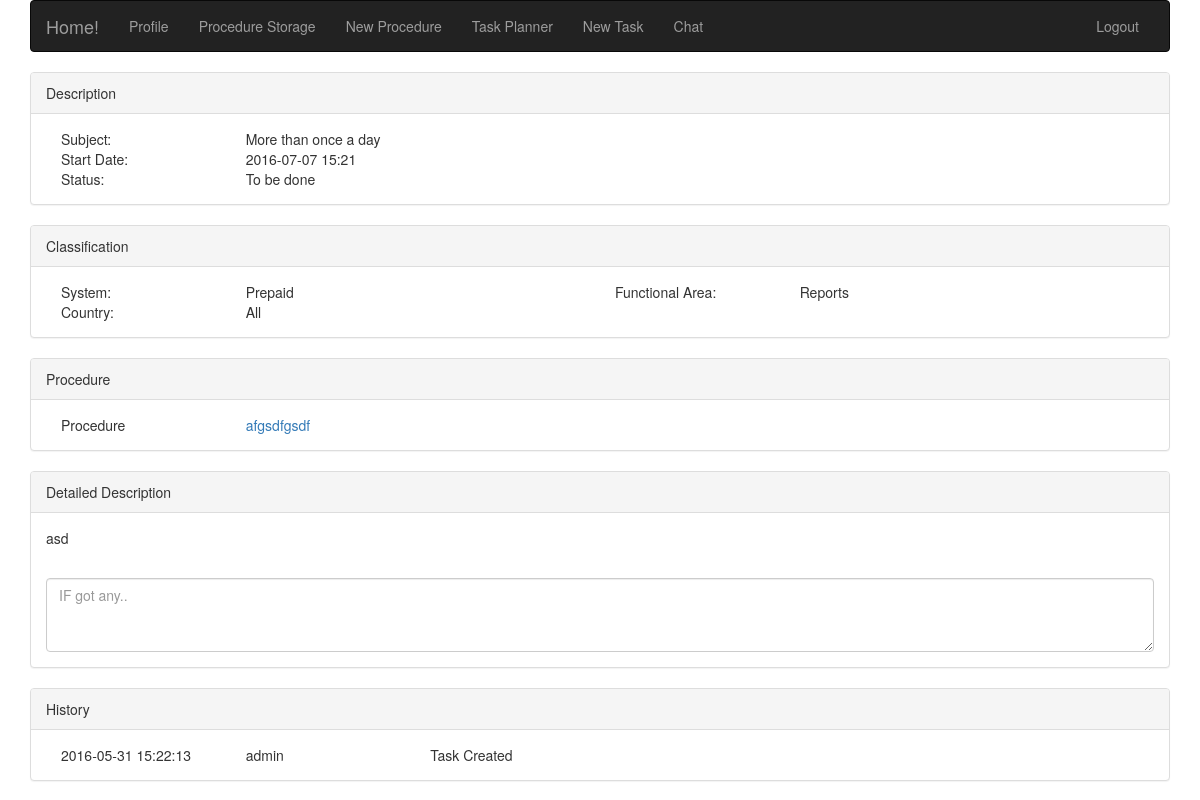
Page /task.php?taskid=429 (signed in) on the earlier database version.
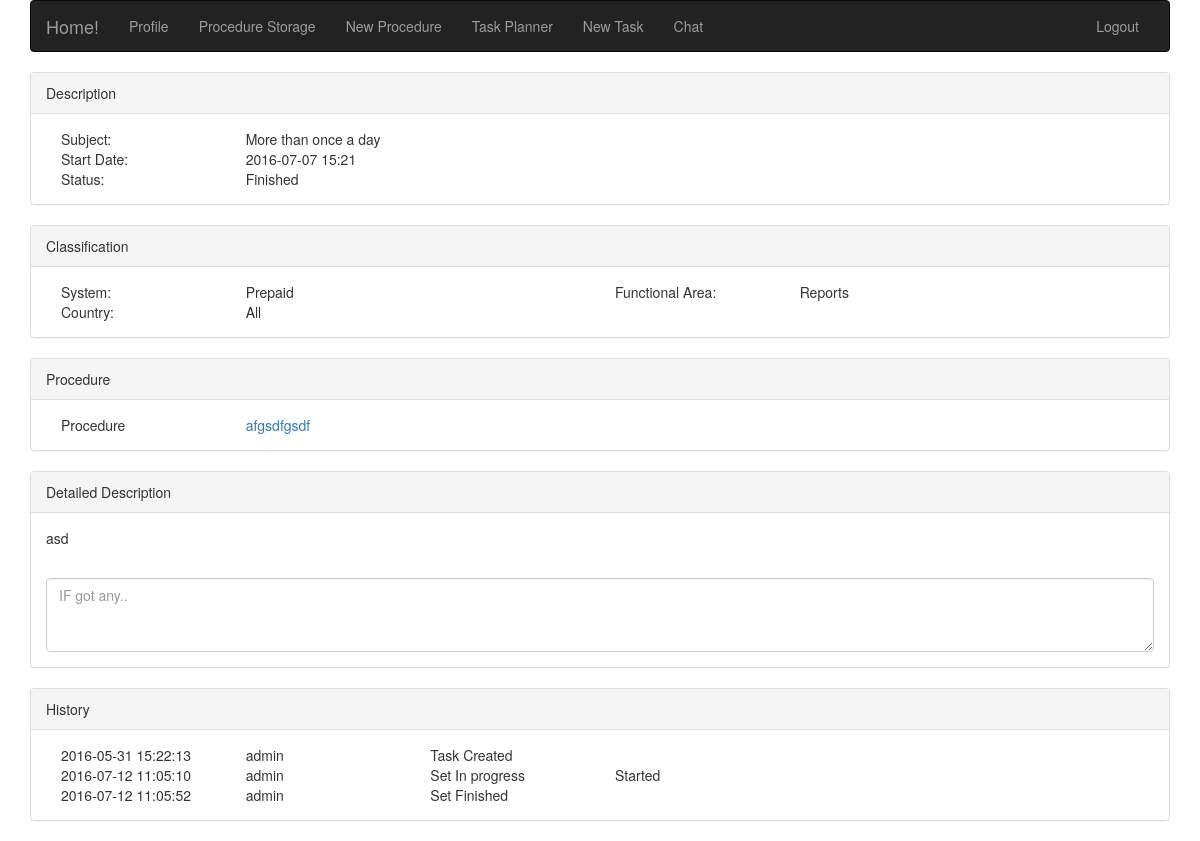
Same page on the later database version.
### tables this page shows
CREATE TABLE IF NOT EXISTS `classcountry` (
  `ClassCountryID` int(11) NOT NULL,
  `ClassCountryName` varchar(50) NOT NULL,
  `ClassCountryPic` blob NOT NULL
);

CREATE TABLE IF NOT EXISTS `tasklist` (
  `tasklistid` int(11) NOT NULL,
  `taskid` int(11) NOT NULL,
  `taskname` varchar(250) NOT NULL,
  `tlistfulldate` date NOT NULL,
  `tlisttime` time NOT NULL,
  `tlistsystem` int(11) NOT NULL,
  `tlistcountry` int(11) NOT NULL,
  `tlistfuncarea` int(11) NOT NULL,
  `tliststate` int(11) NOT NULL,
  `tlistprocedure` int(11) NOT NULL,
  `tlistdescription` text NOT NULL,
  `tlistcreatedate` datetime NOT NULL,
  `tlistcreatename` varchar(20) NOT NULL,
  `tlistcreatestate` int(11) NOT NULL
);

CREATE TABLE IF NOT EXISTS `taskstate` (
  `taskstateid` int(11) NOT NULL,
  `taskstate` varchar(50) NOT NULL
);

CREATE TABLE IF NOT EXISTS `classsystem` (
  `ClassSysID` int(11) NOT NULL,
  `ClassSysName` varchar(50) NOT NULL
);

CREATE TABLE IF NOT EXISTS `classfuncarea` (
  `ClassFuncID` int(11) NOT NULL,
  `ClassFuncName` varchar(50) NOT NULL
);

CREATE TABLE IF NOT EXISTS `procedures` (
  `ProcID` int(11) NOT NULL,
  `ProcTitle` varchar(250) NOT NULL,
  `ProcSystem` int(11) NOT NULL,
  `ProcCountry` int(11) NOT NULL,
  `ProcFuncArea` int(11) NOT NULL,
  `ProcDescript` text NOT NULL,
  `ProcDependecies` text NOT NULL,
  `ProcAccess` text NOT NULL,
  `ProcDescription` text NOT NULL,
  `ProcTroubleshooting` text NOT NULL,
  `ProcImpact` text NOT NULL,
  `procstate` int(11) NOT NULL DEFAULT '1',
  `procversion` int(11) NOT NULL DEFAULT '1',
  `proccreatedate` datetime NOT NULL,
  `proccreatename` varchar(300) NOT NULL,
  `procmoddate` datetime NOT NULL DEFAULT CURRENT_TIMESTAMP,
  `procmodname` varchar(300) NOT NULL
);

CREATE TABLE IF NOT EXISTS `tasklisthistory` (
  `tasklisthistoryid` int(11) NOT NULL,
  `taskid` int(11) NOT NULL,
  `tasklistid` int(11) NOT NULL,
  `modifydate` datetime NOT NULL DEFAULT CURRENT_TIMESTAMP,
  `modifyname` varchar(50) NOT NULL,
  `modifystate` int(11) NOT NULL,
  `modifycomment` text NOT NULL
);

### adds/queries.php (called while the page is built, shortened)
<?php
	$link = mysqli_connect(DB_HOST, DB_USER, DB_PASS, DB_NAME)or die("Cannot Connect");
    function selectTask($taskid){
        global $link;
        $sql="SELECT
                TL.taskname,
                CONCAT(TL.tlistfulldate,'  ', TIME_FORMAT(TL.tlisttime, '%H:%i')),
                TS.taskstate,
                CS.ClassSysName,
                CF.classfuncname,
                CC.ClassCountryName,
                P.proctitle,
                TL.tlistprocedure,
                TL.tlistdescription,
                -- IF(LENGTH(TLH.modifydate)>0, TLH.modifydate, TL.tlistcreatedate),
                TL.tlistcreatedate,
                -- IF(LENGTH(TLH.modifyname)>0, TLH.modifyname, TL.tlistcreatename),
                TL.tlistcreatename,
                'Task Created'
                -- TLH.modifycomment
                FROM classcountry CC, classfuncarea CF, classsystem CS, taskstate TS, procedures P, tasklist TL LEFT JOIN tasklisthistory TLH ON TL.tasklistid = TLH.tasklistid
                WHERE
                    TL.tlistsystem = CS.classsysid
                    AND
                    TL.tlistcountry = CC.classcountryid
                    AND
                    TL.tlistfuncarea = CF.classfuncid
                    AND
                    TL.tliststate = TS.taskstateid
                    AND
                    TL.tlistprocedure = P.procid
                    AND
                    TL.tasklistid = '$taskid'";
            if (mysqli_query($link, $sql)) {
                    return(mysqli_fetch_all($link->query($sql)));
                } else {
                    echo "Error: " . $sql . "<br>" . mysqli_error($link);
                }
    }
    function selectTaskHistory($taskid){
        global $link;
        $sql="SELECT
                TLH.modifydate,
                TLH.modifyname,
                CONCAT('Set ', TS.taskstate),
                IF(LENGTH(TLH.modifycomment)>0, TLH.modifycomment, '&nbsp;')
            FROM
                tasklisthistory TLH, taskstate TS
            WHERE
                TLH.modifystate = TS.taskstateid
                AND
                TLH.tasklistid = '$taskid';";
        if (mysqli_query($link, $sql)) {
                    return(mysqli_fetch_all($link->query($sql)));
                } else {
                    echo "Error: " . $sql . "<br>" . mysqli_error($link);
                }
    }
?>

### task.php (the view, shortened to what this page needs)
<html lang="en">
<head>
	<link rel="stylesheet" type="text/css" href="/root/PS/css/bootstrap.css">
	<link rel="stylesheet" type="text/css" href="/root/PS/css/my_style.css">
	<?php $taskid = $_GET['taskid']; ?>
</head>
<body>
	<?php
        include_once('./adds/queries.php');
    ?>
    <div class="container">
    	<?php include_once('navigation.php');
    		$selectTask = selectTask($taskid);
    		foreach ($selectTask as $key => $selectTaskItem) {
    			$taskname = $selectTaskItem[0];
    			$taskstartdate = $selectTaskItem[1];
    			$taskstate = $selectTaskItem[2];
    			$tasksystem = $selectTaskItem[3];
    			$taskfuncarea = $selectTaskItem[4];
    			$taskcountry = $selectTaskItem[5];
    			$taskproctitle = $selectTaskItem[6];
    			$taskprocid = $selectTaskItem[7];
    			$taskdescription = $selectTaskItem[8];
    			$taskcreatedate = $selectTaskItem[9];
    			$taskcreatename = $selectTaskItem[10];
                $taskmodstatus = $selectTaskItem[11];
    		}
    	?>
    	<div class="panel panel-default">
    		<div class="panel-heading">Description</div>
    		<div class="panel-body">
    			<div class="col-sm-2">Subject: </div>
    			<div class="col-sm-10"><?php echo $taskname ?></div>
    			<div class="col-sm-2">Start Date: </div>
    			<siv class="col-sm-10"><?php echo $taskstartdate ?></siv>
    			<div class="col-sm-2">Status:  </div>
    			<siv class="col-sm-10"><?php echo $taskstate ?></siv>
    		</div>
    	</div>
    	<div class="panel panel-default">
    		<div class="panel-heading">Classification</div>
    		<div class="panel-body">
    			<div class="col-sm-2">System: </div>
    			<div class="col-sm-4"><?php echo $tasksystem ?></div>
    			<div class="col-sm-2">Functional Area: </div>
    			<div class="col-sm-4"><?php echo $taskfuncarea ?></div>
    			<div class="col-sm-2">Country: </div>
    			<div class="col-sm-10"><?php echo $taskcountry ?></div>
    		</div>
    	</div>
    	<div class="panel panel-default">
    		<div class="panel-heading">Procedure</div>
    		<div class="panel-body">
    			<div class="col-sm-2">Procedure</div>
    			<div class="col-sm-10"><?php echo '<a href="procedure.php?procID='.$taskprocid.'&procName='.$taskproctitle.'" target="_blank">'.$taskproctitle.'</a>' ?></div>
    		</div>
    	</div>
    	<div class="panel panel-default">
    		<div class="panel-heading">Detailed Description</div>
    		<div class="panel-body"><?php echo $taskdescription ?></div>
    		<div class="panel-body">
    			<textarea class="form-control" rows="3" placeholder="IF got any.."></textarea>
    		</div>
    	</div>
    	<div class="panel panel-default">
    		<div class="panel-heading">History</div>
    		<div class="panel-body">
    			<div class="col-sm-2"><?php echo $taskcreatedate ?></div>
    			<div class="col-sm-2"><?php echo $taskcreatename ?></div>
    			<div class="col-sm-8"><?php echo $taskmodstatus ?></div>
                <?php
                $taskhistory = selectTaskHistory($taskid);
                foreach ($taskhistory as $key => $taskhistoryitem) {
                    echo "
                        <div class='col-sm-2'>".$taskhistoryitem[0]."</div>
                        <div class='col-sm-2'>".$taskhistoryitem[1]."</div>
                        <div class='col-sm-2'>".$taskhistoryitem[2]."</div>
                        <div class='col-sm-6'>".$taskhistoryitem[3]."</div>
                    ";
                }
                ?>
    		</div>
    	</div>
    </div>
</body>
</html>

### navigation.php (shortened to what this page needs)
<nav class="navbar navbar-inverse">
	<div class="container-fluid">
		<div class="navbar-header">
			<a class="navbar-brand" href="/root/PS/index.php">Home!</a>
		</div>
		<div class="collapse navbar-collapse" id="bs-example-navbar-collapse-9">
			<ul class="nav navbar-nav">
				<?php if(ISSET($_SESSION['myusername'])){ ?>
				<li class="<?php echo ($_SERVER['PHP_SELF'] == '/root/PS/profile.php' ? ' active' : '');?>"><a href="/root/PS/profile.php">Profile</a></li>
				<?php } ?>
				<li class="<?php echo ($_SERVER['PHP_SELF'] == '/root/PS/procedure_list.php' ? ' active' : '');?>"><a href="/root/PS/procedure_list.php">Procedure Storage</a></li>
				<li class="<?php echo ($_SERVER['PHP_SELF'] == '/root/PS/new_proc.php' ? ' active' : '');?>"><a href="/root/PS/new_proc.php">New Procedure</a></li>
				<li class="<?php echo ($_SERVER['PHP_SELF'] == '/root/PS/showtasks.php' ? ' active' : '');?>"><a href="/root/PS/showtasks.php">Task Planner</a></li>
				<li class="<?php echo ($_SERVER['PHP_SELF'] == '/root/PS/new_task.php' ? ' active' : '');?>"><a href="/root/PS/new_task.php" target="_blank">New Task</a></li>
				<li ><a href="http://localhost:1337/">Chat</a></li>
			</ul>
			<ul class="nav navbar-nav navbar-right">
				<?php
					if(empty($_SESSION['myusername']) || empty($_SESSION['mypassword'])){
				?>
						<li data-toggle="modal" data-target="#myModal"><a href="#">Login</a></li>
				<?php
					}else{
				?>
						<li><a href="/root/PS/logout.php">Logout</a></li>
				<?php
					}
				?>
			</ul>
		</div>
	</div>
</nav>

### css/my_style.css (style rules this page uses)
html { overflow-y: scroll !important; }

Differences in the rows shown:
now on this page (row edited): tasklist: taskname "More than once a day", tlistdescription "asd", tlistcreatedate "2016-05-31 15:22:13", tlistcreatename "admin"
now on this page (row unchanged): taskstate: taskstate "Finished"
now on this page (row unchanged): classsystem: ClassSysName "Prepaid"
now on this page (row unchanged): classfuncarea: ClassFuncName "Reports"
now on this page (row edited): procedures: ProcTitle "afgsdfgsdf"
added tasklisthistory: modifydate "2016-07-12 11:05:10", modifyname "admin", taskhistoryitem "Set In progress", taskhistoryitem "Started"
added tasklisthistory: modifydate "2016-07-12 11:05:52", modifyname "admin", taskhistoryitem "Set Finished"
Other differences:
$taskstate: "To be done" → "Finished"
